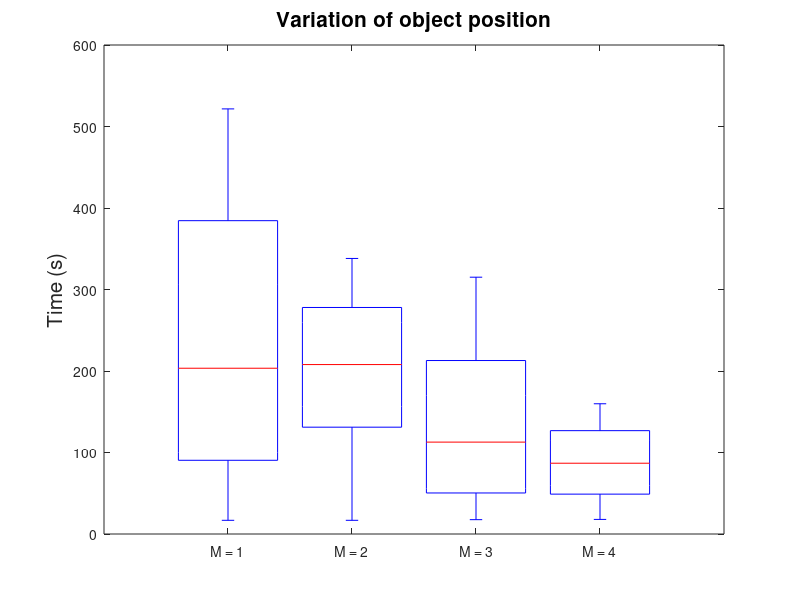

Here is the MATLAB script that generated this plot:
%Depots = [41 69 6 16 50 25 8 44 34 55 51 74 43 24 57 13 18 17 31 71]

R_1 = [440.7 16.8 38.2 365.7 334.8 135.2 481.5 95.2 159.5 521.6 76.2 151.9 447.4 182.3 70.5 504.4 332.2 359.8 224.5 28.8];

R_2 = [203.4 205.5 338.1 315.8 302.6 24.3 276.6 126.2 86.5 246.8 282.0 152.2 210.3 16.8 317.1 81.9 218.1 189.1 132.7 233.7];
meet_2 = [1 1 1 1 1 0 1 1 0 1 1 0 0 0 0 0 0 1 1 1];

R_3 = [100.2 122.7 38.8 212.0 159.4 215.4 88.7 315.1 160.3 234.1 24.9 47.2 256.4 17.6 102.8 187.0 248.2 51.4 102.7 29.8];
meet_3 = [1 1 0 3 2 5 1 5 3 4 0 0 4 0 1 3 5 0 1 0];

%R_4 = [100.6 126.7 39.4 68.4 107.6 184.7 32.8 142.8 66.9 142.7 142.5 127.1 159.8 17.9 103.5 73.1 67.7 52.1 102.8 29.9];
R_4 = [100.6 126.7 39.4 68.4 107.6 24.7 32.8 142.8 66.9 142.7 142.5 127.1 159.8 17.9 103.5 73.1 67.7 52.1 102.8 29.9];
meet_4 = [3 3 0 2 3 0 0 4 1 5 5 2 5 0 2 3 2 1 2 0];







% length(R_1)
% length(R_2)
% length(R_3)
% length(R_4)


figure(1)
x = [R_1;R_2;R_3;R_4];
boxplot(x','Labels',{'M = 1','M = 2','M = 3','M = 4'})


title('Variation of object position','FontSize',15)
% xlabel('Number of robots','FontSize',15)
ylabel('Time (s)','FontSize',15)
% grid on


% mean(R_1)
% mean(R_2)
% mean(R_3)
% mean(R_4)


% Vs = [pi / 1.5, pi / 2, pi / 3, pi / 2]
% Vd = [0.4, 0.55, 0.5, 0.4]
% Vs = Vs/1.1
% Vd = Vd/1.1
% Vd = [0.36, 0.50, 0.45, 0.36]
% Vs = [1.90, 1.40, 0.95, 1.40]